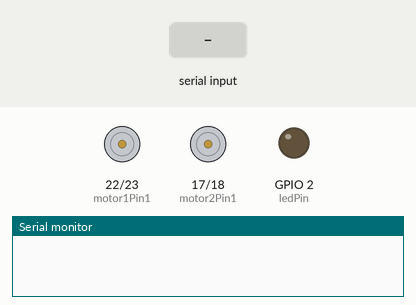
A sketch run on a simulated ESP32. On the bench: motor-driver pin pairs drawn as motors (green arrow = first pin HIGH = forward, orange = second pin HIGH = backward, longer = more drive, scaled by the enable pin), output pins drawn as LEDs (lit = HIGH), the last lines printed to the serial monitor. Dashed ring = blinking. Inputs (shaded band) come from the test bench.

Above: at 1.2 s.
1.3 s: "4" received over Serial
At 3.1 s:
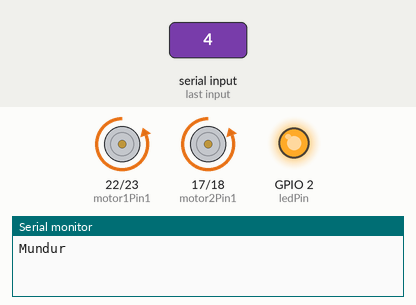
3.4 s: "1" received over Serial
At 4.4 s:
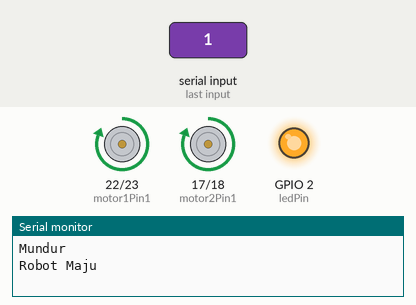
4.9 s: "2" received over Serial
At 5.6 s:
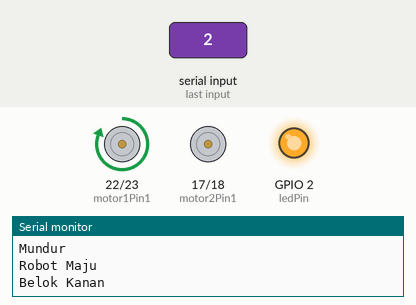
6.4 s: "3" received over Serial
At 6.7 s:
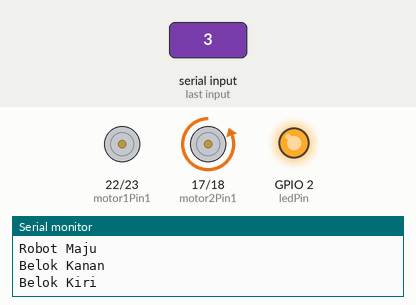
7.9 s: "0" received over Serial
At 9.1 s:
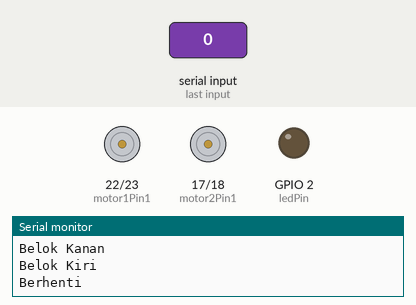
9.4 s: "4" received over Serial
At 9.55 s:
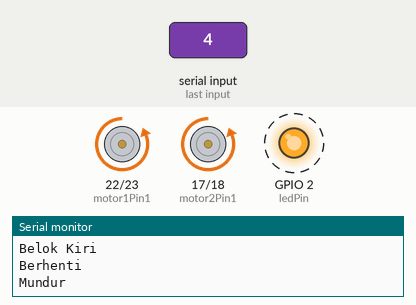
Timing chart, 0 to 12.2 s (numbered marks = the images above; inputs shaded):
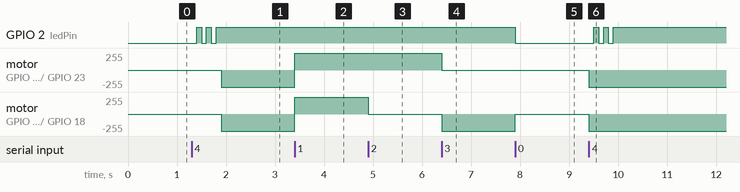

The sketch:

BNU5.ino
```cpp
char myData = 0;

// Motor Kiri
int motor1Pin1 = 22;
int motor1Pin2 = 23;
int enable1Pin = 21;

// Motor Kanan
int motor2Pin1 = 17;
int motor2Pin2 = 18;
int enable2Pin = 16;

// LED bawaan ESP32
const int ledPin = 2;

// PWM
const int freq = 30000;
const int pwmChannel1 = 0;
const int pwmChannel2 = 1;
const int resolution = 8;
const int dutyCycle = 255;

void setup() {
  Serial.begin(115200);

  pinMode(motor1Pin1, OUTPUT);
  pinMode(motor1Pin2, OUTPUT);
  pinMode(enable1Pin, OUTPUT);
  pinMode(motor2Pin1, OUTPUT);
  pinMode(motor2Pin2, OUTPUT);
  pinMode(enable2Pin, OUTPUT);
  pinMode(ledPin, OUTPUT);

  ledcSetup(pwmChannel1, freq, resolution);
  ledcSetup(pwmChannel2, freq, resolution);

  ledcAttachPin(enable1Pin, pwmChannel1);
  ledcAttachPin(enable2Pin, pwmChannel2);

  ledcWrite(pwmChannel1, 0);
  ledcWrite(pwmChannel2, 0);
}

void loop() {
  if (Serial.available() > 0) {
    myData = Serial.read();

    // Reset LED (matikan terlebih dahulu)
    digitalWrite(ledPin, LOW);

    if (myData == '1') {  // Maju
      Serial.println("Robot Maju");
      digitalWrite(motor1Pin1, HIGH);
      digitalWrite(motor1Pin2, LOW);
      digitalWrite(motor2Pin1, HIGH);
      digitalWrite(motor2Pin2, LOW);
      digitalWrite(ledPin, HIGH); // LED nyala terus

    } else if (myData == '2') {  // Belok kanan → pola 1,0,1,1
      Serial.println("Belok Kanan");
      digitalWrite(motor1Pin1, HIGH);
      digitalWrite(motor1Pin2, LOW);
      digitalWrite(motor2Pin1, HIGH);
      digitalWrite(motor2Pin2, HIGH);
      digitalWrite(ledPin, HIGH);

    } else if (myData == '3') {  // Belok kiri → pola 1,1,0,1
      Serial.println("Belok Kiri");
      digitalWrite(motor1Pin1, HIGH);
      digitalWrite(motor1Pin2, HIGH);
      digitalWrite(motor2Pin1, LOW);
      digitalWrite(motor2Pin2, HIGH);
      digitalWrite(ledPin, HIGH);

    } else if (myData == '4') {  // Mundur → blink cepat
      Serial.println("Mundur");
      digitalWrite(motor1Pin1, LOW);
      digitalWrite(motor1Pin2, HIGH);
      digitalWrite(motor2Pin1, LOW);
      digitalWrite(motor2Pin2, HIGH);

      // Blink cepat 3x
      for (int i = 0; i < 6; i++) {
        digitalWrite(ledPin, i % 2);
        delay(100);
      }

    } else if (myData == '0') {  // Berhenti
      Serial.println("Berhenti");
      digitalWrite(motor1Pin1, LOW);
      digitalWrite(motor1Pin2, LOW);
      digitalWrite(motor2Pin1, LOW);
      digitalWrite(motor2Pin2, LOW);
      digitalWrite(ledPin, LOW); // LED mati
    }

    // Aktifkan motor
    ledcWrite(pwmChannel1, dutyCycle);
    ledcWrite(pwmChannel2, dutyCycle);
  }
}
```

Measured:
- after the input at 1.3 s, GPIO 2 (ledPin): alternates HIGH for 0.10 s and LOW for 0.10 s, 5 changes in all, then stays HIGH, starting after 0.10 s; motor on GPIO 22 (motor1Pin1) / GPIO 23 (motor1Pin2), motor on GPIO 17 (motor2Pin1) / GPIO 18 (motor2Pin2): stopped → backward 255/255 after 0.60 s
- after the input at 3.4 s, motor on GPIO 22 (motor1Pin1) / GPIO 23 (motor1Pin2), motor on GPIO 17 (motor2Pin1) / GPIO 18 (motor2Pin2): backward 255/255 → forward 255/255 at once
- after the input at 4.9 s, motor on GPIO 17 (motor2Pin1) / GPIO 18 (motor2Pin2): forward 255/255 → stopped at once
- after the input at 6.4 s, motor on GPIO 22 (motor1Pin1) / GPIO 23 (motor1Pin2): forward 255/255 → stopped at once; motor on GPIO 17 (motor2Pin1) / GPIO 18 (motor2Pin2): stopped → backward 255/255 at once
- after the input at 7.9 s, GPIO 2 (ledPin): HIGH → LOW at once; motor on GPIO 17 (motor2Pin1) / GPIO 18 (motor2Pin2): backward 255/255 → stopped at once
- after the input at 9.4 s, GPIO 2 (ledPin): alternates HIGH for 0.10 s and LOW for 0.10 s, 5 changes in all, then stays HIGH, starting after 0.10 s; motor on GPIO 22 (motor1Pin1) / GPIO 23 (motor1Pin2), motor on GPIO 17 (motor2Pin1) / GPIO 18 (motor2Pin2): stopped → backward 255/255 at once
